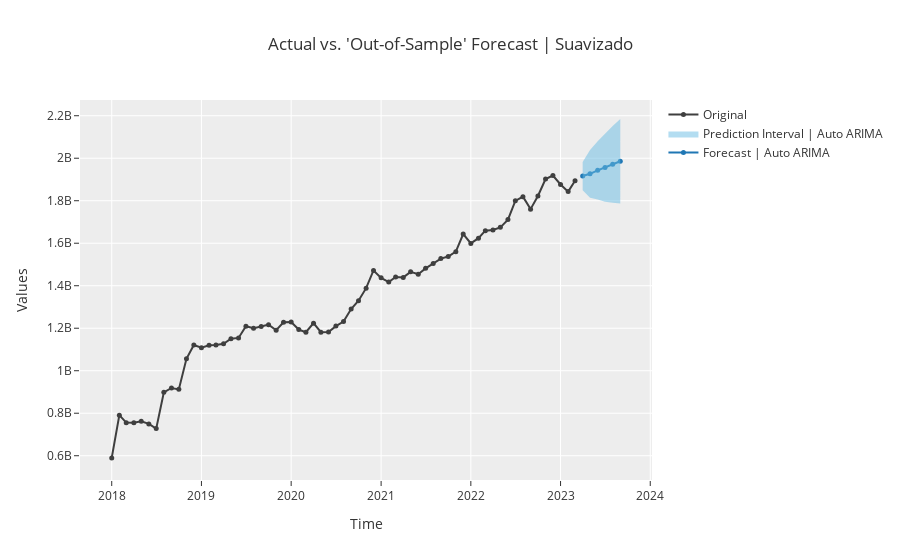

This figure's notebook cell:
### Code cell
pd.options.display.float_format = '{:,.0f}'.format
final_model = setup_suavizado.finalize_model(top_models[0])
inversa_suavizacion(setup_suavizado.predict_model(final_model), tipo_suavizacion= "exponencial simple")
setup_suavizado.plot_model(final_model)
